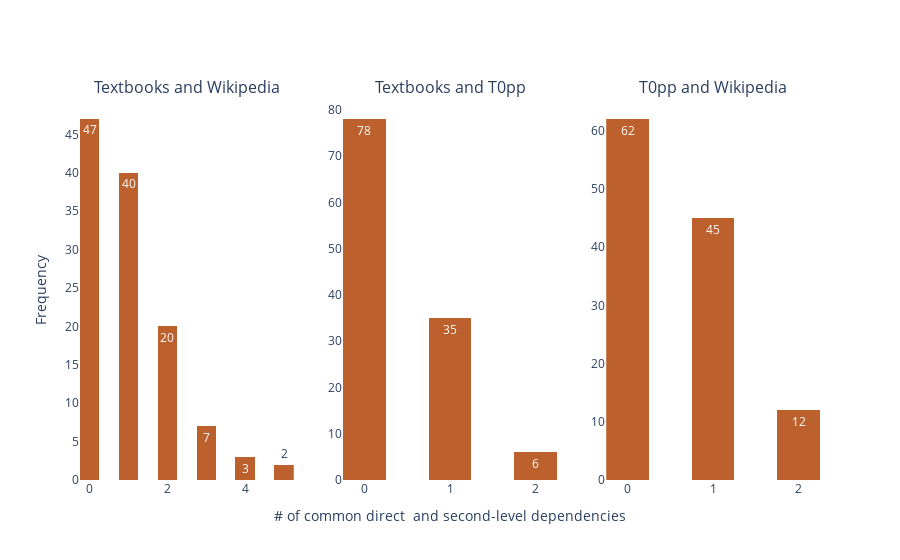

The code cell stored with this chart in its notebook:
### Code cell
# Graphs for presentation

fig = make_subplots(rows=1, cols=3,subplot_titles=("Textbooks and Wikipedia","Textbooks and T0pp", "T0pp and Wikipedia"))

trace0 = go.Histogram(x=deps.loc[filter,'num_common_tb_wiki_2'],texttemplate="%{y}",marker_color = "#BC602D",xbins_size=0.5)
trace1 = go.Histogram(x=deps.loc[filter,'num_common_tb_llm_2'],texttemplate="%{y}",marker_color = "#BC602D",xbins_size=0.5)
trace2 = go.Histogram(x=deps.loc[filter,'num_common_llm_wiki_2'],texttemplate="%{y}",marker_color = "#BC602D",xbins_size=0.5)

fig.append_trace(trace0, 1, 1)
fig.append_trace(trace1, 1, 2)
fig.append_trace(trace2, 1, 3)

#fig.update_xaxes(title_text="# of common direct+2nd-level dependencies",  row=1, col=1)
fig.update_yaxes(title_text="Frequency", row=1, col=1)
fig.update_xaxes(title_text="# of common direct  and second-level dependencies",  row=1, col=2)
#fig.update_xaxes(title_text="# of common direct+2nd-level dependencies",  row=1, col=3)

fig.update_layout({
"plot_bgcolor": "rgba(0, 0, 0, 0)",
"paper_bgcolor": "rgba(0, 0, 0, 0)",
}, showlegend=False)

fig.show()

### Figure 1 — Plotly figure (JSON) as saved in the notebook; plotly's stock layout.template omitted (floating-point values rounded to 4 significant figures)
{"data": [{"marker": {"color": "#BC602D"}, "texttemplate": "%{y}", "type": "histogram", "x": [1, 0, 1, 0, 2, 0, 0, 1, 0, 5, 5, 2, 1, 0, 0, 1, 1, 0, 0, 2, 0, 1, 1, 0, 0, 1, 1, 0, 3, 1, 0, 1, 0, 1, 0, 1, 2, 0, 2, 0, 0, 0, 1, 4, 1, 0, 2, 2, 1, 0, 0, 0, 0, 1, 2, 0, 1, 0, 1, 1, 0, 3, 3, 1, 1, 2, 1, 0, 1, 2, 0, 3, 2, 2, 2, 0, 0, 0, 1, 0, 0, 1, 1, 1, 0, 1, 1, 0, 0, 0, 0, 2, 3, 2, 1, 1, 2, 3, 2, 1, 0, 2, 0, 0, 1, 0, 0, 4, 2, 3, 4, 1, 1, 1, 2, 0, 1, 0, 1], "xaxis": "x", "xbins": {"size": 0.5}, "yaxis": "y"}, {"marker": {"color": "#BC602D"}, "texttemplate": "%{y}", "type": "histogram", "x": [0, 1, 1, 0, 1, 0, 0, 0, 0, 2, 0, 1, 0, 0, 0, 0, 1, 0, 0, 2, 0, 0, 0, 1, 0, 0, 0, 0, 1, 0, 0, 1, 0, 0, 0, 1, 0, 2, 0, 0, 0, 1, 2, 0, 0, 1, 0, 0, 0, 0, 1, 0, 0, 1, 0, 0, 1, 1, 1, 0, 0, 2, 0, 0, 0, 0, 0, 0, 1, 0, 0, 1, 0, 0, 1, 0, 0, 0, 0, 0, 0, 1, 1, 1, 0, 1, 0, 0, 0, 0, 0, 1, 0, 1, 1, 0, 2, 1, 1, 1, 1, 1, 0, 1, 1, 0, 0, 0, 0, 0, 0, 1, 0, 1, 0, 0, 0, 0, 0], "xaxis": "x2", "xbins": {"size": 0.5}, "yaxis": "y2"}, {"marker": {"color": "#BC602D"}, "texttemplate": "%{y}", "type": "histogram", "x": [1, 0, 1, 0, 2, 0, 0, 0, 2, 2, 0, 1, 0, 0, 0, 0, 1, 0, 2, 1, 0, 0, 1, 0, 0, 0, 0, 0, 1, 0, 0, 1, 2, 0, 0, 1, 0, 0, 0, 0, 0, 0, 1, 0, 1, 1, 0, 2, 0, 0, 0, 0, 0, 1, 0, 1, 2, 1, 1, 1, 0, 1, 1, 2, 0, 1, 0, 0, 2, 0, 1, 0, 1, 1, 1, 0, 0, 0, 0, 0, 1, 1, 1, 1, 1, 1, 1, 0, 0, 1, 1, 1, 1, 0, 1, 0, 1, 2, 1, 1, 0, 1, 2, 0, 1, 0, 1, 0, 2, 0, 0, 1, 0, 1, 1, 0, 0, 0, 0], "xaxis": "x3", "xbins": {"size": 0.5}, "yaxis": "y3"}], "layout": {"annotations": [{"font": {"size": 16}, "showarrow": false, "text": "Textbooks and Wikipedia", "x": 0.1444, "xanchor": "center", "xref": "paper", "y": 1, "yanchor": "bottom", "yref": "paper"}, {"font": {"size": 16}, "showarrow": false, "text": "Textbooks and T0pp", "x": 0.5, "xanchor": "center", "xref": "paper", "y": 1, "yanchor": "bottom", "yref": "paper"}, {"font": {"size": 16}, "showarrow": false, "text": "T0pp and Wikipedia", "x": 0.8556, "xanchor": "center", "xref": "paper", "y": 1, "yanchor": "bottom", "yref": "paper"}], "paper_bgcolor": "rgba(0, 0, 0, 0)", "plot_bgcolor": "rgba(0, 0, 0, 0)", "showlegend": false, "xaxis": {"anchor": "y", "domain": [0, 0.2889]}, "xaxis2": {"anchor": "y2", "domain": [0.3556, 0.6444], "title": {"text": "# of common direct  and second-level dependencies"}}, "xaxis3": {"anchor": "y3", "domain": [0.7111, 1]}, "yaxis": {"anchor": "x", "domain": [0, 1], "title": {"text": "Frequency"}}, "yaxis2": {"anchor": "x2", "domain": [0, 1]}, "yaxis3": {"anchor": "x3", "domain": [0, 1]}}}
